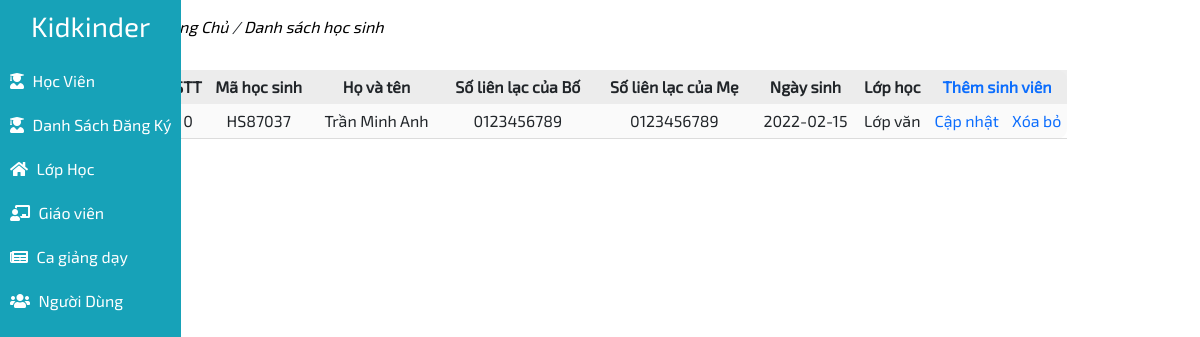
Page /admin/index.php on the earlier database version.
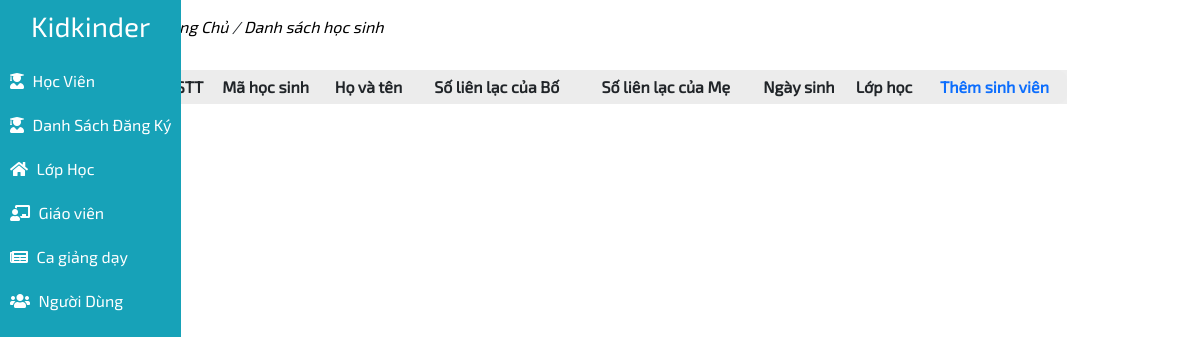
Same page on the later database version.
### tables this page shows
CREATE TABLE `students`  (
  `id_student` int NOT NULL AUTO_INCREMENT,
  `birthday` date NOT NULL,
  `student_name` varchar(50) NOT NULL,
  `phone_farther` varchar(11) NOT NULL,
  `phone_morther` varchar(11) NOT NULL,
  `id_class` int NOT NULL,
  `student_code` varchar(45) NOT NULL,
  `sex` int NOT NULL,
  `father_name` varchar(45) NULL DEFAULT NULL,
  `morther_name` varchar(45) NULL DEFAULT NULL,
  `tuition_status` int NULL DEFAULT NULL,
  PRIMARY KEY (`id_student`) USING BTREE
);

CREATE TABLE `class`  (
  `id_class` int NOT NULL AUTO_INCREMENT,
  `class_name` varchar(100) NOT NULL,
  `start_date` date NOT NULL,
  `end_date` date NOT NULL,
  `tuition` varchar(15) NOT NULL,
  `desc_class` text NOT NULL,
  `capacity` int NOT NULL,
  `images` varchar(255) NOT NULL,
  PRIMARY KEY (`id_class`) USING BTREE
);

### database/config.php (called while the page is built)
<?php
    function getConnect(){
        $host = "localhost";
        $dbname = "kisdschool";
        $dbusername = "root";
        $dbpwd = "";
        try {
            $conn = new PDO("mysql:host=$host;dbname=$dbname;charset=utf8", $dbusername, $dbpwd);
        }catch(Exception $ex){
            var_dump($ex->getMessage());
            die;
        }
        return $conn;
    }
    function executeQuery($sqlQuery, $getAll = false){
        $conn = getConnect();
        $stmt = $conn->prepare($sqlQuery);
        $stmt->execute();
        $result = $stmt->fetchAll();
        if(!$result){
            return null;
        }
        if($getAll){
            return $result;
        }
        return $result[0];
    }
?>

### admin/page/students.php (the view)
<?php
$sqlGetStudents = "SELECT * FROM `students` JOIN class ON class.id_class = students.id_class";
$dataStudents = empty(executeQuery($sqlGetStudents, true)) ? [] : executeQuery($sqlGetStudents, true);
?>
<div class="studentPage">
    <p class="navPage">
        <a href=""><i>Trang Chủ</i></a>
        <i>/</i>
        <a href=""><i>Danh sách học sinh</i></a>
    </p>
    <div class="content">
        <table>
            <thead>
                <tr>
                    <th>STT</th>
                    <th>Mã học sinh</th>
                    <th>Họ và tên</th>
                    <th>Số liên lạc của Bố</th>
                    <th>Số liên lạc của Mẹ</th>
                    <th>Ngày sinh</th>
                    <th>Lớp học</th>
                    <th colspan="2">
                        <a href="?action=new-student">Thêm sinh viên</a>
                    </th>
                </tr>
            </thead>
            <tbody>
                <?php foreach ($dataStudents as $key => $value): ?>
                <tr>
                    <td><?= $key ?></td>
                    <td><?= $value['student_code'] ?></td>
                    <td><?= $value['student_name'] ?></td>
                    <td><?= $value['phone_farther'] ?></td>
                    <td><?= $value['phone_morther'] ?></td>
                    <td><?= $value['birthday'] ?></td>
                    <td><?= $value['class_name'] ?></td>
                    <td>
                        <a href="?action=update-student&id=<?= $value['id_student'] ?>">Cập nhật</a>
                    </td>
                    <td>
                        <a href="?action=remove-student&id=<?= $value['id_student'] ?>">Xóa bỏ</a>
                    </td>
                </tr>
                <?php endforeach ?>
            </tbody>
        </table>
    </div>
</div>

### admin/index.php (shortened to what this page needs)
<?php
require_once("../database/config.php");
$action = empty($_GET['action']) ? "" : $_GET['action'];
?>
<!DOCTYPE html>
<html lang="en">
<head>
</head>
<body>
    <div class="home">
        <div class="navBar">
            <?php require "./nav_bar.php" ?>
        </div>
        <div class="content">
            <?php
                switch ($action) {
                    case '':
                        include "page/students.php";
                        break;
                }
            ?>
        </div>
    </div>
</body>
</html>

### database/url.php (shortened to what this page needs)
<link href="https://cdnjs.cloudflare.com/ajax/libs/font-awesome/5.10.0/css/all.min.css" rel="stylesheet">
<link href="lib/flaticon/font/flaticon.css" rel="stylesheet">
<link href="lib/owlcarousel/assets/owl.carousel.min.css" rel="stylesheet">
<link href="lib/lightbox/css/lightbox.min.css" rel="stylesheet">
<link href="css/style.css" rel="stylesheet">

### admin/nav_bar.php (shortened to what this page needs)
<?php
require "../database/url.php";
?>
<link rel="stylesheet" href="./css/style.css">
<link href="https://cdn.jsdelivr.net/npm/bootstrap@5.3.0-alpha3/dist/css/bootstrap.min.css" rel="stylesheet">
<div class="nav">
    <h3>Kidkinder</h3>
    <ul>
        <li>
            <a href="./?action=students">
                <i class="fas fa-user-graduate"></i>
                Học Viên
            </a>
        </li>
        <li>
            <a href="./?action=register-students">
                <i class="fas fa-user-graduate"></i>
                Danh Sách Đăng Ký
            </a>
        </li>
        <li>
            <a href="?action=room">
                <i class="fas fa-home"></i>
                Lớp Học
            </a>
        </li>
        <li>
            <a href="?action=teacher">
                <i class="fas fa-chalkboard-teacher"></i>
                Giáo viên
            </a>
        </li>
        <li>
            <a href="?action=shift">
                <i class="fas fa-newspaper"></i>
                Ca giảng dạy
            </a>
        </li>
        <li>
            <a href="?action=users">
                <i class="fas fa-users"></i>
                Người Dùng
            </a>
        </li>
    </ul>
</div>

### admin/css/style.css (style rules this page uses)
* { margin: 0; padding: 0; font-family: "Exo2"; }
.home { display: flex; }
.nav { background-color: #17a2b8; height: 100vh; padding: 10px 0px; margin-right: 15px; display: flex; flex-direction: column; align-items: flex-start; position: fixed; max-width: 200px; }
.nav h3 { color: white; text-align: center !important; padding-bottom: 15px; margin: 0 auto; }
.nav ul { padding: 0; margin: 0; width: 100%; }
.nav ul li { list-style: none; padding: 10px; }
.nav ul li a { text-decoration: none; color: white; display: block; }
.nav ul li a i { margin-right: 5px; }
.home { display: flex; justify-content: space-between; }
.home .navBar { width: 12%; }
.home .content { width: 90%; padding: 15px ; }
.navPage a { color: black; text-decoration: none; }
.studentPage .content a { text-decoration: none; }
.content table { width: 100%; }
.content table thead th { padding: 5px 10px; text-align: center; }
.content table { text-align: center; width: 100%; background: #f3f3f373; padding: 10px; border-radius: 10px; }
.content table thead th { background-color: #e5e5e5a6; padding: 5px 0px; }
.content table tbody td { text-align: center; padding: 5px 0px; border-bottom: 1px solid gainsboro; }

Differences in the rows shown:
no longer on this page (row edited): students: key "0", student_code "HS87037", student_name "Trần Minh Anh", phone_farther "0123456789", phone_morther "0123456789", birthday "2022-02-15", id_class.class_name "Lớp văn"
